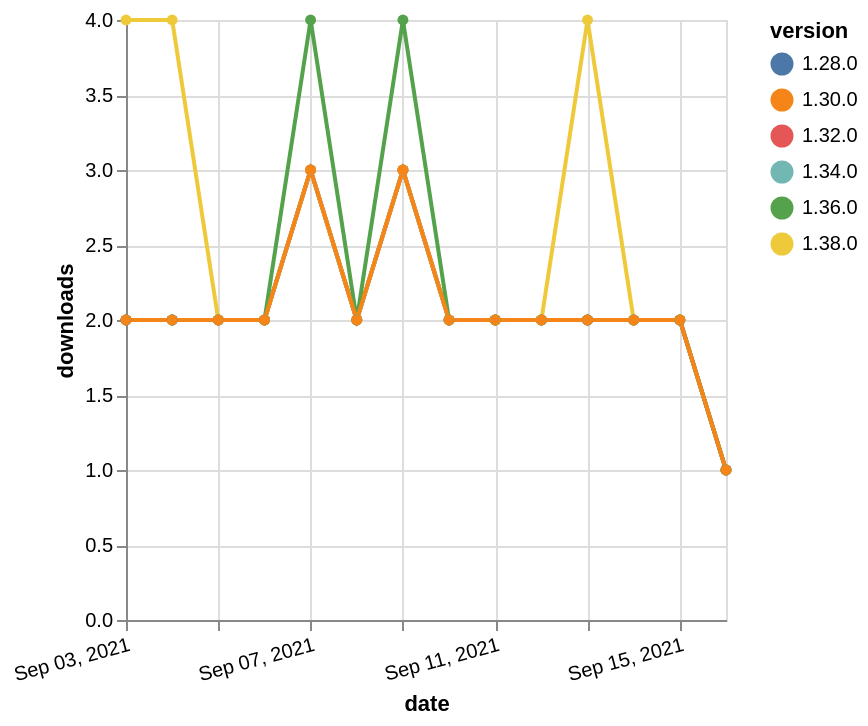

Express this chart as Vega-Lite.
### Vega-Lite specification from a JSON file in a GitHub repository (floating-point values rounded to 4 significant figures)
{"$schema": "https://vega.github.io/schema/vega-lite/v5.json", "description": "A simple bar chart with embedded data.", "data": {"values": [{"date": "2021-09-03", "total": 1045, "delta": 2, "version": "1.34.0"}, {"date": "2021-09-04", "total": 1047, "delta": 2, "version": "1.34.0"}, {"date": "2021-09-05", "total": 1049, "delta": 2, "version": "1.34.0"}, {"date": "2021-09-06", "total": 1051, "delta": 2, "version": "1.34.0"}, {"date": "2021-09-07", "total": 1054, "delta": 3, "version": "1.34.0"}, {"date": "2021-09-08", "total": 1056, "delta": 2, "version": "1.34.0"}, {"date": "2021-09-09", "total": 1059, "delta": 3, "version": "1.34.0"}, {"date": "2021-09-10", "total": 1061, "delta": 2, "version": "1.34.0"}, {"date": "2021-09-11", "total": 1063, "delta": 2, "version": "1.34.0"}, {"date": "2021-09-12", "total": 1065, "delta": 2, "version": "1.34.0"}, {"date": "2021-09-13", "total": 1067, "delta": 2, "version": "1.34.0"}, {"date": "2021-09-14", "total": 1069, "delta": 2, "version": "1.34.0"}, {"date": "2021-09-15", "total": 1071, "delta": 2, "version": "1.34.0"}, {"date": "2021-09-16", "total": 1072, "delta": 1, "version": "1.34.0"}, {"date": "2021-09-03", "total": 1475, "delta": 2, "version": "1.32.0"}, {"date": "2021-09-04", "total": 1477, "delta": 2, "version": "1.32.0"}, {"date": "2021-09-05", "total": 1479, "delta": 2, "version": "1.32.0"}, {"date": "2021-09-06", "total": 1481, "delta": 2, "version": "1.32.0"}, {"date": "2021-09-07", "total": 1484, "delta": 3, "version": "1.32.0"}, {"date": "2021-09-08", "total": 1486, "delta": 2, "version": "1.32.0"}, {"date": "2021-09-09", "total": 1489, "delta": 3, "version": "1.32.0"}, {"date": "2021-09-10", "total": 1491, "delta": 2, "version": "1.32.0"}, {"date": "2021-09-11", "total": 1493, "delta": 2, "version": "1.32.0"}, {"date": "2021-09-12", "total": 1495, "delta": 2, "version": "1.32.0"}, {"date": "2021-09-13", "total": 1497, "delta": 2, "version": "1.32.0"}, {"date": "2021-09-14", "total": 1499, "delta": 2, "version": "1.32.0"}, {"date": "2021-09-15", "total": 1501, "delta": 2, "version": "1.32.0"}, {"date": "2021-09-16", "total": 1502, "delta": 1, "version": "1.32.0"}, {"date": "2021-09-03", "total": 2058, "delta": 2, "version": "1.28.0"}, {"date": "2021-09-04", "total": 2060, "delta": 2, "version": "1.28.0"}, {"date": "2021-09-05", "total": 2062, "delta": 2, "version": "1.28.0"}, {"date": "2021-09-06", "total": 2064, "delta": 2, "version": "1.28.0"}, {"date": "2021-09-07", "total": 2067, "delta": 3, "version": "1.28.0"}, {"date": "2021-09-08", "total": 2069, "delta": 2, "version": "1.28.0"}, {"date": "2021-09-09", "total": 2072, "delta": 3, "version": "1.28.0"}, {"date": "2021-09-10", "total": 2074, "delta": 2, "version": "1.28.0"}, {"date": "2021-09-11", "total": 2076, "delta": 2, "version": "1.28.0"}, {"date": "2021-09-12", "total": 2078, "delta": 2, "version": "1.28.0"}, {"date": "2021-09-13", "total": 2080, "delta": 2, "version": "1.28.0"}, {"date": "2021-09-14", "total": 2082, "delta": 2, "version": "1.28.0"}, {"date": "2021-09-15", "total": 2084, "delta": 2, "version": "1.28.0"}, {"date": "2021-09-16", "total": 2085, "delta": 1, "version": "1.28.0"}, {"date": "2021-09-03", "total": 232, "delta": 4, "version": "1.38.0"}, {"date": "2021-09-04", "total": 236, "delta": 4, "version": "1.38.0"}, {"date": "2021-09-05", "total": 238, "delta": 2, "version": "1.38.0"}, {"date": "2021-09-06", "total": 240, "delta": 2, "version": "1.38.0"}, {"date": "2021-09-07", "total": 243, "delta": 3, "version": "1.38.0"}, {"date": "2021-09-08", "total": 245, "delta": 2, "version": "1.38.0"}, {"date": "2021-09-09", "total": 248, "delta": 3, "version": "1.38.0"}, {"date": "2021-09-10", "total": 250, "delta": 2, "version": "1.38.0"}, {"date": "2021-09-11", "total": 252, "delta": 2, "version": "1.38.0"}, {"date": "2021-09-12", "total": 254, "delta": 2, "version": "1.38.0"}, {"date": "2021-09-13", "total": 258, "delta": 4, "version": "1.38.0"}, {"date": "2021-09-14", "total": 260, "delta": 2, "version": "1.38.0"}, {"date": "2021-09-15", "total": 262, "delta": 2, "version": "1.38.0"}, {"date": "2021-09-16", "total": 263, "delta": 1, "version": "1.38.0"}, {"date": "2021-09-03", "total": 724, "delta": 2, "version": "1.36.0"}, {"date": "2021-09-04", "total": 726, "delta": 2, "version": "1.36.0"}, {"date": "2021-09-05", "total": 728, "delta": 2, "version": "1.36.0"}, {"date": "2021-09-06", "total": 730, "delta": 2, "version": "1.36.0"}, {"date": "2021-09-07", "total": 734, "delta": 4, "version": "1.36.0"}, {"date": "2021-09-08", "total": 736, "delta": 2, "version": "1.36.0"}, {"date": "2021-09-09", "total": 740, "delta": 4, "version": "1.36.0"}, {"date": "2021-09-10", "total": 742, "delta": 2, "version": "1.36.0"}, {"date": "2021-09-11", "total": 744, "delta": 2, "version": "1.36.0"}, {"date": "2021-09-12", "total": 746, "delta": 2, "version": "1.36.0"}, {"date": "2021-09-13", "total": 748, "delta": 2, "version": "1.36.0"}, {"date": "2021-09-14", "total": 750, "delta": 2, "version": "1.36.0"}, {"date": "2021-09-15", "total": 752, "delta": 2, "version": "1.36.0"}, {"date": "2021-09-16", "total": 753, "delta": 1, "version": "1.36.0"}, {"date": "2021-09-03", "total": 1696, "delta": 2, "version": "1.30.0"}, {"date": "2021-09-04", "total": 1698, "delta": 2, "version": "1.30.0"}, {"date": "2021-09-05", "total": 1700, "delta": 2, "version": "1.30.0"}, {"date": "2021-09-06", "total": 1702, "delta": 2, "version": "1.30.0"}, {"date": "2021-09-07", "total": 1705, "delta": 3, "version": "1.30.0"}, {"date": "2021-09-08", "total": 1707, "delta": 2, "version": "1.30.0"}, {"date": "2021-09-09", "total": 1710, "delta": 3, "version": "1.30.0"}, {"date": "2021-09-10", "total": 1712, "delta": 2, "version": "1.30.0"}, {"date": "2021-09-11", "total": 1714, "delta": 2, "version": "1.30.0"}, {"date": "2021-09-12", "total": 1716, "delta": 2, "version": "1.30.0"}, {"date": "2021-09-13", "total": 1718, "delta": 2, "version": "1.30.0"}, {"date": "2021-09-14", "total": 1720, "delta": 2, "version": "1.30.0"}, {"date": "2021-09-15", "total": 1722, "delta": 2, "version": "1.30.0"}, {"date": "2021-09-16", "total": 1723, "delta": 1, "version": "1.30.0"}]}, "width": "container", "mark": {"type": "line", "point": {"filled": true}}, "encoding": {"x": {"field": "date", "type": "temporal", "timeUnit": "yearmonthdate", "title": "date", "axis": {"labelAngle": -15}}, "y": {"field": "delta", "type": "quantitative", "title": "downloads"}, "color": {"field": "version", "type": "nominal"}, "tooltip": {"field": "delta"}}}
